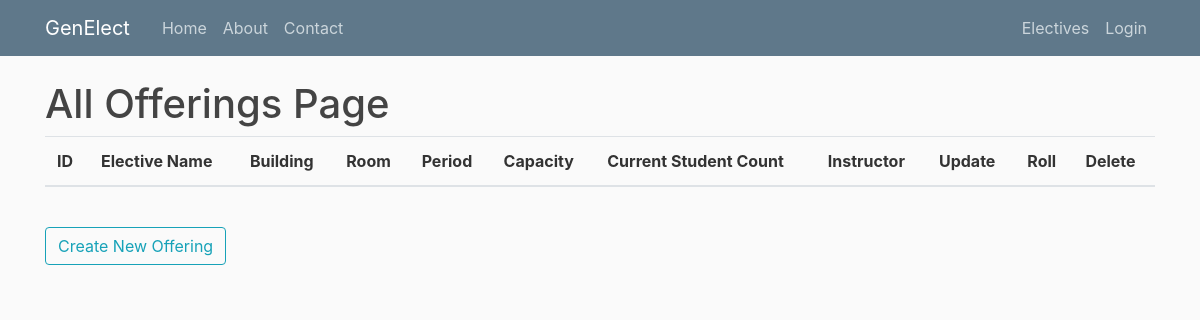
Page /allofferings on the earlier database version.
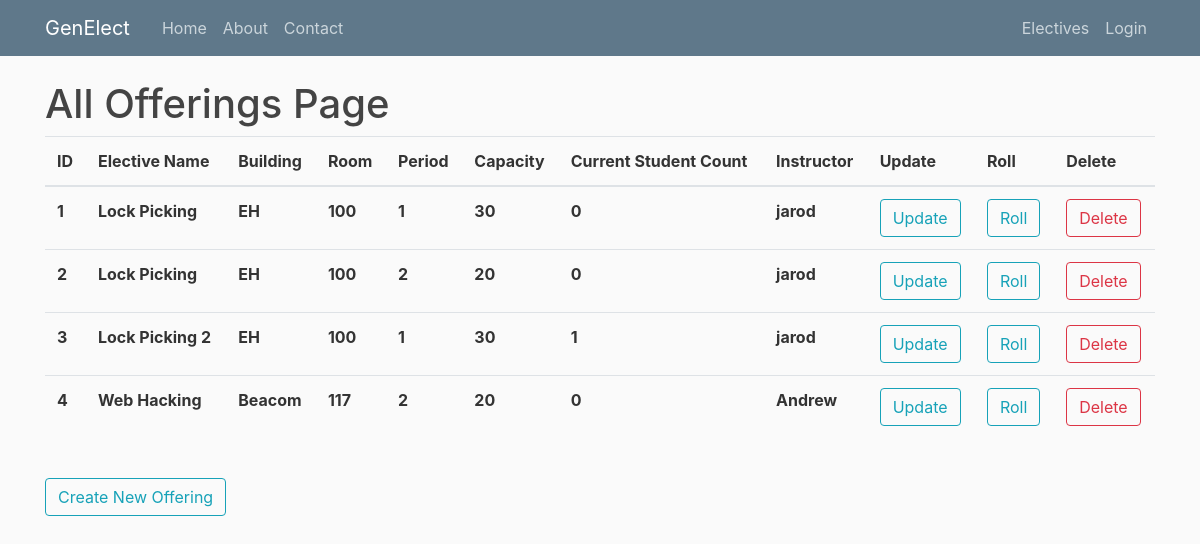
Same page on the later database version.
### genElect/models.py (models this page shows)
class Base(db.Model):
    __abstract__ = True
    id = db.Column(db.Integer, primary_key=True, autoincrement=True)
    date_created = db.Column(db.DateTime, default=db.func.current_timestamp())
    date_modified = db.Column(db.DateTime, default=db.func.current_timestamp(),
            onupdate=db.func.current_timestamp())

class Offerings(Base):
    __tablename__ = 'offerings'
    day = db.Column(db.Date)
    period_start = db.Column(db.Integer)
    period_length = db.Column(db.Integer)
    building = db.Column(db.String(100))
    room = db.Column(db.String(100))
    instructor = db.Column(db.String(100))
    current_count = db.Column(db.Integer)
    capacity = db.Column(db.Integer)
    elective_id = db.Column(db.Integer, db.ForeignKey('electives.id'), nullable=False)
    registrations = db.relationship('Registrations', backref='offering', lazy=True)

class Electives(Base):
    __tablename__ = 'electives'
    name = db.Column(db.String(100))
    description = db.Column(db.String(500))
    prerequisites = db.relationship('Prerequisites', backref='elective', lazy=True)
    offerings = db.relationship('Offerings', backref='elective', lazy=True)
    completed_users = db.relationship('Completions', backref='elective', lazy=True)

### genElect/__init__.py (the view)
@app.route("/allofferings")
def allofferings():
    offerings = Offerings.query.all()
    return render_template('allofferings.html', offerings=offerings, title="Offerings")

### genElect/templates/allofferings.html
{% extends "layout.html" %}
{% block content %}
    <h1>All Offerings Page</h1>
	<table class="table">
	  <thead>
	    <tr>
	      <th scope="col">ID</th>
	      <th scope="col">Elective Name</th>
	      <th scope="col">Building</th>
	      <th scope="col">Room</th>
	      <th scope="col">Period</th>
	      <th scope="col">Capacity</th>
	      <th scope="col">Current Student Count</th>
	      <th scope="col">Instructor</th>
	      <th scope="col">Update</th>
	      <th scope="col">Roll</th>
	      <th scope="col">Delete</th>
	    </tr>
	  </thead>
	  <tbody>
	  	{% for offering in offerings %}
	    <tr>
	      <th scope="row">{{offering.id}}</th>
	      <th scope="row">{{offering.elective.name}}</th>
	      <th scope="row">{{offering.building}}</th>
	      <th scope="row">{{offering.room}}</th>
	      <th scope="row">{{offering.period_start}}</th>
	      <th scope="row">{{offering.capacity}}</th>
	      <th scope="row">{{offering.current_count}}</th>
	      <th scope="row">{{offering.instructor}}</th>
	      <th scope="row"><button type="button" onclick="window.location.href = '/editoffering/{{offering.id}}'" class="btn btn-outline-info">Update</button></th>
	      <th scope="row"><button type="button" onclick="window.location.href = '/roll/{{offering.id}}'" class="btn btn-outline-info">Roll</button></th>
	      <th scope="row"><button type="button" onclick="window.location.href = 'deleteoffering/{{offering.id}}'" class="btn btn-outline-danger">Delete</button></th>
	    </tr>
	    {% endfor %}
	  </tbody>
	</table>
    <br>
    <button type="button" onclick="window.location.href = '/createoffering'" class="btn btn-outline-info">Create New Offering</button>
{% endblock content %}

### genElect/templates/layout.html (shortened to what this page needs)
<!DOCTYPE html>
<html>
<head>
    <link rel="stylesheet" href="https://maxcdn.bootstrapcdn.com/bootstrap/4.0.0/css/bootstrap.min.css">
    <link rel="stylesheet" type="text/css" href="{{ url_for('static', filename='main.css') }}">
</head>
<body>
    <header class="site-header">
      <nav class="navbar navbar-expand-md navbar-dark bg-steel fixed-top">
        <div class="container">
          <a class="navbar-brand mr-4" href="/">GenElect</a>
          <div class="collapse navbar-collapse" id="navbarToggle">
            <div class="navbar-nav mr-auto">
              {% if not current_user.is_authenticated or current_user.role != "admin" %}
                <a class="nav-item nav-link" href="{{ url_for('index') }}">Home</a>
                <a class="nav-item nav-link" href="{{ url_for('about') }}">About</a>
                <a class="nav-item nav-link" href="{{ url_for('contact') }}">Contact</a>
              {% endif %}
            </div>
            <div class="navbar-nav">
              {% if current_user.is_authenticated %}
                {% if current_user.role == "admin" %}
                  <a class="nav-item nav-link" href="{{ url_for('admin') }}">Admin</a>
                  <a class="nav-item nav-link" href="{{ url_for('allusers') }}">Users</a>
                  <a class="nav-item nav-link" href="{{ url_for('allelectives') }}">Electives</a>
                  <a class="nav-item nav-link" href="{{ url_for('allnotifications') }}">Notifications</a>
                  <a class="nav-item nav-link" href="{{ url_for('allofferings') }}">Offerings</a>
                {% endif %}
                {% if current_user.role == "instructor" %}
                  <a class="nav-item nav-link" href="{{ url_for('allelectives') }}">Electives</a>
                  <a class="nav-item nav-link" href="{{ url_for('allofferings') }}">Offerings</a>
                {% endif %}
                {% if current_user.role == "student" %}
                  <a class="nav-item nav-link" href="/electives">Electives</a>
                  <a class="nav-item nav-link" href="/schedule">My Schedule</a>
                  <a class="nav-item nav-link" href="{{ url_for('account') }}">Account</a>
                {% endif %}
                <a class="nav-item nav-link" href="{{ url_for('logout') }}">Logout</a>
              {% else %}
                <a class="nav-item nav-link" href="/electives">Electives</a>
                <a class="nav-item nav-link" href="{{ url_for('login') }}">Login</a>
              {% endif %}
            </div>
          </div>
        </div>
      </nav>
    </header>
    <main role="main" class="container">
      <div class="row">
        <div class="col-md-12">
          {% block content %}{% endblock %}
        </div>
      </div>
    </main>
</body>
</html>

### genElect/static/main.css (style rules this page uses)
body { background: #fafafa; color: #333333; margin-top: 5rem; }
h1, h2, h3, h4, h5, h6 { color: #444444; }
.bg-steel { background-color: #5f788a; }
.site-header .navbar-nav .nav-link { color: #cbd5db; }

Differences in the rows shown:
added Offerings: id "1", elective.name "Lock Picking", building "EH", room "100", period_start "1", capacity "30", current_count "0", instructor "jarod"
added Offerings: id "2", elective.name "Lock Picking", building "EH", room "100", period_start "2", capacity "20", current_count "0", instructor "jarod"
added Offerings: id "3", elective.name "Lock Picking 2", building "EH", room "100", period_start "1", capacity "30", current_count "1", instructor "jarod"
added Offerings: id "4", elective.name "Web Hacking", building "Beacom", room "117", period_start "2", capacity "20", current_count "0", instructor "Andrew"
